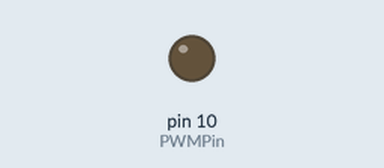
The sketch below on a simulated Arduino Uno, built with avr-gcc and run on an emulated ATmega328P. On the bench: output pins drawn as LEDs (lit = HIGH).

Above: at 0.05 s.
At 2.35 s:
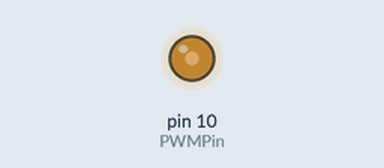
At 4.7 s:
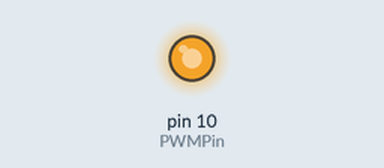
At 9.4 s:
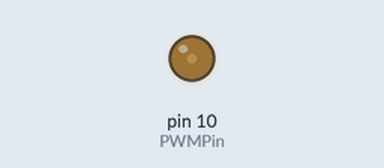
Timing chart, 0 to 13.5 s (numbered marks = the images above):
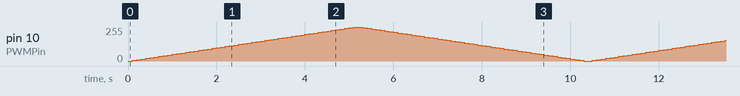

The sketch:

20_analogWrite.ino
```cpp
int PWMPin = 10;

void setup() {

}

void loop() {
  // Pulse Width Modulation(PWM) Duty Cycles(0 ~ 255) 을 이용
  // 3, 5, 6, 9, 10, 11 번 pin 을 통해서 PWM 을 이용한 analogWrite 가능
  // analogWrite(pin, value);
  // 참조 : https://www.tinkercad.com/things/jg3FY21nYOq-analog-write-with-oscilloscope

  // Oscilloscope 실습1
  // analogWrite(PWMPin, 50);
  // delay(2000);
  // analogWrite(PWMPin, 100);
  // delay(2000);
  // analogWrite(PWMPin, 150);
  // delay(2000);
  // analogWrite(PWMPin, 200);
  // delay(2000);
  // analogWrite(PWMPin, 255);
  // delay(2000);

  // Oscilloscope 실습2
  // Fade In
  for (int fadeIn = 0; fadeIn <= 255; fadeIn += 5) {
    analogWrite(PWMPin, fadeIn);
    delay(100);
  }
  // Fade Out
  for (int fadeOut = 255; fadeOut >= 0; fadeOut -= 5) {
    analogWrite(PWMPin, fadeOut);
    delay(100);
  }

}
```
